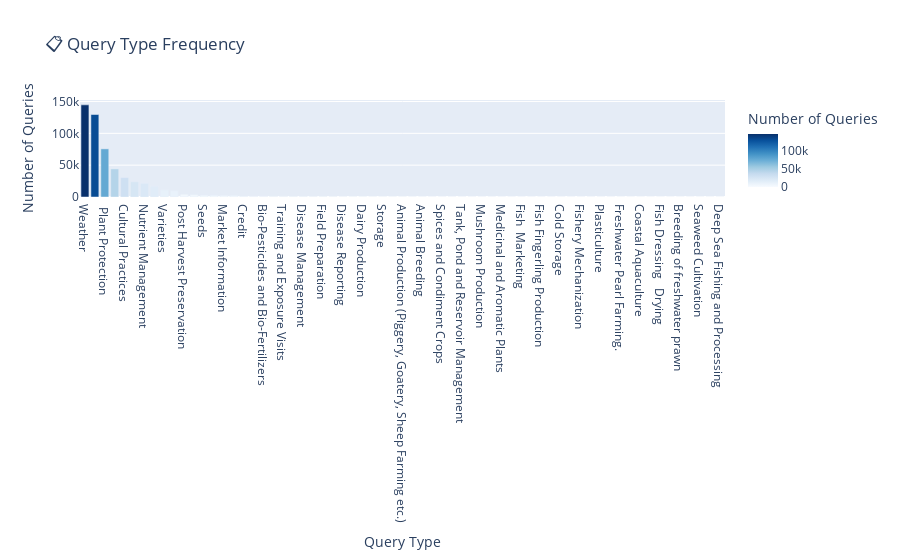
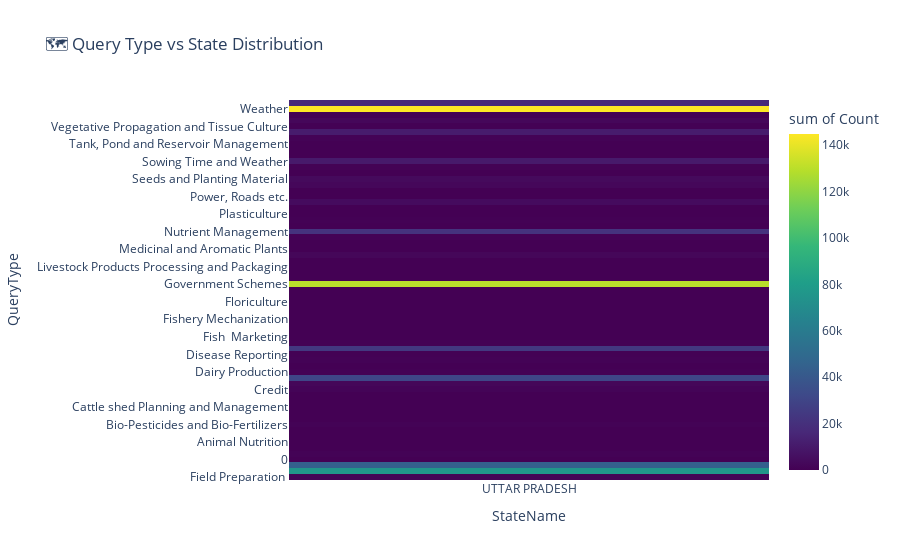

Notebook source saved alongside these figures, in order:
### Code cell
import pandas as pd
import plotly.express as px

# Load and clean dataset
df = pd.read_csv(r"C:\Users\vansh\Downloads\kisaan.csv")
df.drop(columns=['Season'], inplace=True, errors='ignore')
df.dropna(subset=['QueryType', 'QueryText', 'StateName'], inplace=True)

# ---------------------------------------------
# 1️⃣ QueryType Frequency (Bar Chart)
# ---------------------------------------------
querytype_counts = df['QueryType'].value_counts().reset_index()
querytype_counts.columns = ['QueryType', 'Count']

fig_querytype_bar = px.bar(
    querytype_counts,
    x='QueryType',
    y='Count',
    title='📋 Query Type Frequency',
    labels={'QueryType': 'Query Type', 'Count': 'Number of Queries'},
    color='Count',
    color_continuous_scale='Blues'
)
fig_querytype_bar.show()

# ---------------------------------------------
# 2️⃣ QueryType vs State Distribution (Heatmap)
# ---------------------------------------------
query_state = df.groupby(['QueryType', 'StateName']).size().reset_index(name='Count')

fig_querytype_state = px.density_heatmap(
    query_state,
    x='StateName',
    y='QueryType',
    z='Count',
    title='🗺️ Query Type vs State Distribution',
    color_continuous_scale='Viridis'
)
fig_querytype_state.show()

### Figure 1 — Plotly figure (JSON) as saved in the notebook; plotly's stock layout.template omitted (floating-point values rounded to 4 significant figures)
{"data": [{"hovertemplate": "Query Type=%{x}<br>Number of Queries=%{marker.color}<extra></extra>", "legendgroup": "", "marker": {"color": [144774, 129603, 75627, 44128, 30510, 23885, 21362, 16652, 11271, 10127, 4285, 3513, 2585, 2517, 2290, 2277, 1171, 1087, 1013, 896, 874, 797, 753, 625, 556, 500, 297, 265, 230, 204, 195, 154, 152, 120, 108, 88, 81, 76, 65, 49, 44, 28, 25, 23, 18, 17, 16, 13, 13, 13, 11, 10, 10, 9, 5, 5, 4, 4, 4, 4, 4, 2, 2, 1, 1], "coloraxis": "coloraxis", "pattern": {"shape": ""}}, "name": "", "orientation": "v", "showlegend": false, "textposition": "auto", "type": "bar", "x": ["Weather", "Government Schemes", "\tPlant Protection\t", "\tWater Management\t", "Cultural Practices", "Fertilizer Use and Availability", "Nutrient Management", "Weed Management", "Varieties", "Sowing Time and Weather", "Post Harvest Preservation", "Seeds and Planting Material", "Seeds", "Water Management, Micro Irrigation", "Market Information", "Crop Insurance", "Credit", "\tField Preparation\t", "Bio-Pesticides and Bio-Fertilizers", "Nursery Management", "Training and Exposure Visits", "Agriculture Mechanization", "Disease Management", "Soil Testing", "Field Preparation", "Vegetative Propagation and Tissue Culture", "Disease Reporting", "Organic Farming", "Dairy Production", "Cattle shed Planning and Management", "Storage", "Post Harvest Management (Cleaning, Grading, Packaging, Food Processing, Cool Chain etc.)", "Animal Production (Piggery, Goatery, Sheep Farming etc.)", "Soil Health Card", "Animal Breeding", "Animal Nutrition", "Spices and Condiment Crops", "Livestock Products Processing and Packaging", "Tank, Pond and Reservoir Management", "Power, Roads etc.", "Mushroom Production", "Integrated Farming", "Medicinal and Aromatic Plants", "Artificial Insemination", "Fish  Marketing", "0", "Fish Fingerling Production", "Fishery Nutrition", "Cold Storage", "Water Testing for Fish Production", "Fishery Mechanization", "Floriculture", "Plasticulture", "Freshwater pearl culture", "Freshwater Pearl Farming.", "Breeding and culture of ornamental fish", "Coastal Aquaculture", "Landscaping", "Fish Dressing   Drying", "Magur Breeding and Culture", "Breeding of freshwater prawn", "Old/Senile Orchard Rejuvenation", "Seaweed Cultivation", "Fishing Harbours and Landing Centre", "Deep Sea Fishing and Processing"], "xaxis": "x", "y": [144774, 129603, 75627, 44128, 30510, 23885, 21362, 16652, 11271, 10127, 4285, 3513, 2585, 2517, 2290, 2277, 1171, 1087, 1013, 896, 874, 797, 753, 625, 556, 500, 297, 265, 230, 204, 195, 154, 152, 120, 108, 88, 81, 76, 65, 49, 44, 28, 25, 23, 18, 17, 16, 13, 13, 13, 11, 10, 10, 9, 5, 5, 4, 4, 4, 4, 4, 2, 2, 1, 1], "yaxis": "y"}], "layout": {"barmode": "relative", "coloraxis": {"colorbar": {"title": {"text": "Number of Queries"}}, "colorscale": [[0, "rgb(247,251,255)"], [0.125, "rgb(222,235,247)"], [0.25, "rgb(198,219,239)"], [0.375, "rgb(158,202,225)"], [0.5, "rgb(107,174,214)"], [0.625, "rgb(66,146,198)"], [0.75, "rgb(33,113,181)"], [0.875, "rgb(8,81,156)"], [1, "rgb(8,48,107)"]]}, "legend": {"tracegroupgap": 0}, "title": {"text": "📋 Query Type Frequency"}, "xaxis": {"anchor": "y", "domain": [0, 1], "title": {"text": "Query Type"}}, "yaxis": {"anchor": "x", "domain": [0, 1], "title": {"text": "Number of Queries"}}}}

### Figure 2 — Plotly figure (JSON) as saved in the notebook; plotly's stock layout.template omitted (floating-point values rounded to 4 significant figures)
{"data": [{"coloraxis": "coloraxis", "histfunc": "sum", "hovertemplate": "StateName=%{x}<br>QueryType=%{y}<br>sum of Count=%{z}<extra></extra>", "name": "", "type": "histogram2d", "x": ["UTTAR PRADESH", "UTTAR PRADESH", "UTTAR PRADESH", "UTTAR PRADESH", "UTTAR PRADESH", "UTTAR PRADESH", "UTTAR PRADESH", "UTTAR PRADESH", "UTTAR PRADESH", "UTTAR PRADESH", "UTTAR PRADESH", "UTTAR PRADESH", "UTTAR PRADESH", "UTTAR PRADESH", "UTTAR PRADESH", "UTTAR PRADESH", "UTTAR PRADESH", "UTTAR PRADESH", "UTTAR PRADESH", "UTTAR PRADESH", "UTTAR PRADESH", "UTTAR PRADESH", "UTTAR PRADESH", "UTTAR PRADESH", "UTTAR PRADESH", "UTTAR PRADESH", "UTTAR PRADESH", "UTTAR PRADESH", "UTTAR PRADESH", "UTTAR PRADESH", "UTTAR PRADESH", "UTTAR PRADESH", "UTTAR PRADESH", "UTTAR PRADESH", "UTTAR PRADESH", "UTTAR PRADESH", "UTTAR PRADESH", "UTTAR PRADESH", "UTTAR PRADESH", "UTTAR PRADESH", "UTTAR PRADESH", "UTTAR PRADESH", "UTTAR PRADESH", "UTTAR PRADESH", "UTTAR PRADESH", "UTTAR PRADESH", "UTTAR PRADESH", "UTTAR PRADESH", "UTTAR PRADESH", "UTTAR PRADESH", "UTTAR PRADESH", "UTTAR PRADESH", "UTTAR PRADESH", "UTTAR PRADESH", "UTTAR PRADESH", "UTTAR PRADESH", "UTTAR PRADESH", "UTTAR PRADESH", "UTTAR PRADESH", "UTTAR PRADESH", "UTTAR PRADESH", "UTTAR PRADESH", "UTTAR PRADESH", "UTTAR PRADESH", "UTTAR PRADESH"], "xaxis": "x", "xbingroup": "x", "y": ["\tField Preparation\t", "\tPlant Protection\t", "\tWater Management\t", "0", "Agriculture Mechanization", "Animal Breeding", "Animal Nutrition", "Animal Production (Piggery, Goatery, Sheep Farming etc.)", "Artificial Insemination", "Bio-Pesticides and Bio-Fertilizers", "Breeding and culture of ornamental fish", "Breeding of freshwater prawn", "Cattle shed Planning and Management", "Coastal Aquaculture", "Cold Storage", "Credit", "Crop Insurance", "Cultural Practices", "Dairy Production", "Deep Sea Fishing and Processing", "Disease Management", "Disease Reporting", "Fertilizer Use and Availability", "Field Preparation", "Fish  Marketing", "Fish Dressing   Drying", "Fish Fingerling Production", "Fishery Mechanization", "Fishery Nutrition", "Fishing Harbours and Landing Centre", "Floriculture", "Freshwater Pearl Farming.", "Freshwater pearl culture", "Government Schemes", "Integrated Farming", "Landscaping", "Livestock Products Processing and Packaging", "Magur Breeding and Culture", "Market Information", "Medicinal and Aromatic Plants", "Mushroom Production", "Nursery Management", "Nutrient Management", "Old/Senile Orchard Rejuvenation", "Organic Farming", "Plasticulture", "Post Harvest Management (Cleaning, Grading, Packaging, Food Processing, Cool Chain etc.)", "Post Harvest Preservation", "Power, Roads etc.", "Seaweed Cultivation", "Seeds", "Seeds and Planting Material", "Soil Health Card", "Soil Testing", "Sowing Time and Weather", "Spices and Condiment Crops", "Storage", "Tank, Pond and Reservoir Management", "Training and Exposure Visits", "Varieties", "Vegetative Propagation and Tissue Culture", "Water Management, Micro Irrigation", "Water Testing for Fish Production", "Weather", "Weed Management"], "yaxis": "y", "ybingroup": "y", "z": [1087, 75627, 44128, 17, 797, 108, 88, 152, 23, 1013, 5, 4, 204, 4, 13, 1171, 2277, 30510, 230, 1, 753, 297, 23885, 556, 18, 4, 16, 11, 13, 1, 10, 5, 9, 129603, 28, 4, 76, 4, 2290, 25, 44, 896, 21362, 2, 265, 10, 154, 4285, 49, 2, 2585, 3513, 120, 625, 10127, 81, 195, 65, 874, 11271, 500, 2517, 13, 144774, 16652]}], "layout": {"coloraxis": {"colorbar": {"title": {"text": "sum of Count"}}, "colorscale": [[0, "#440154"], [0.1111, "#482878"], [0.2222, "#3e4989"], [0.3333, "#31688e"], [0.4444, "#26828e"], [0.5556, "#1f9e89"], [0.6667, "#35b779"], [0.7778, "#6ece58"], [0.8889, "#b5de2b"], [1, "#fde725"]]}, "legend": {"tracegroupgap": 0}, "title": {"text": "🗺️ Query Type vs State Distribution"}, "xaxis": {"anchor": "y", "domain": [0, 1], "title": {"text": "StateName"}}, "yaxis": {"anchor": "x", "domain": [0, 1], "title": {"text": "QueryType"}}}}
